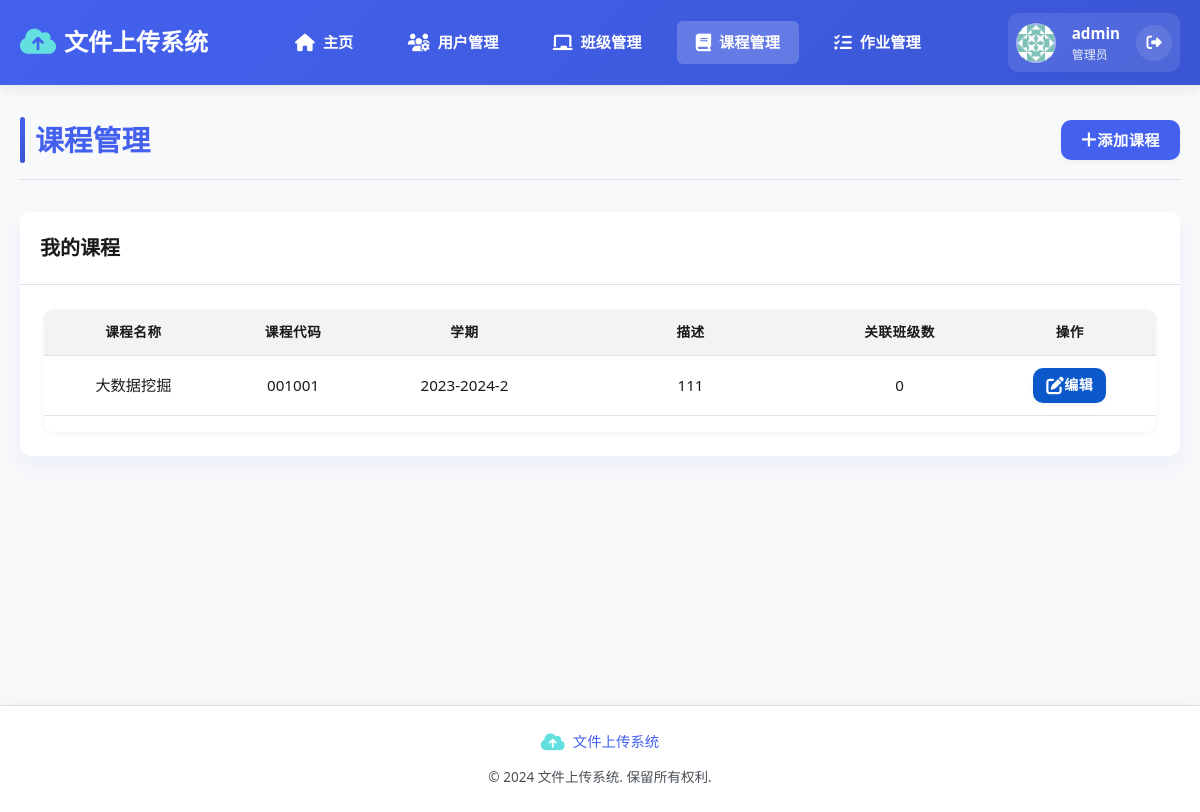
The page /courses (signed in) on the database as committed earlier.
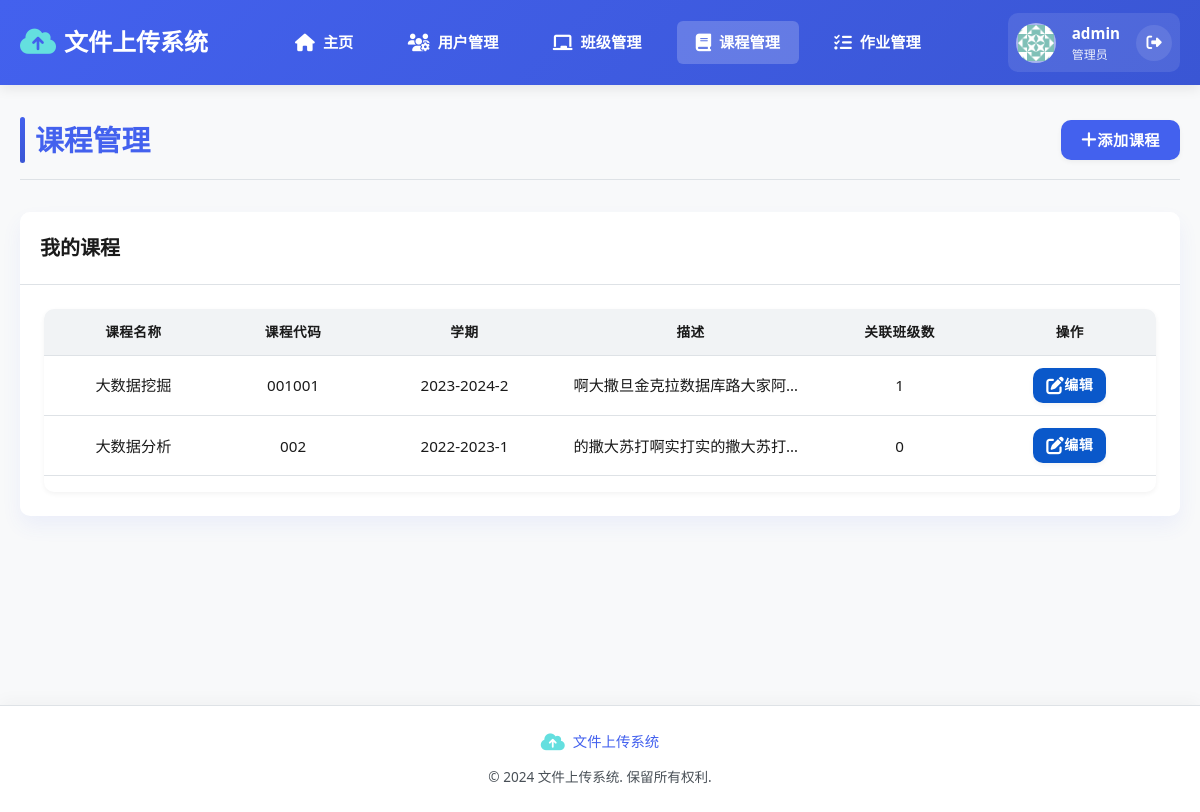
The same page on the database as committed later.
### app/models/models.py (models this page shows)
class Course(Base):
    __tablename__ = "courses"
    id = Column(Integer, primary_key=True, index=True)
    name = Column(String, index=True)
    code = Column(String, index=True)
    description = Column(String, nullable=True)
    semester = Column(String)
    teacher_id = Column(Integer, ForeignKey("users.id"))
    created_at = Column(DateTime, default=datetime.datetime.now)
    classes = relationship("Class", secondary=course_class_association, back_populates="courses")
    assignments = relationship("Assignment", back_populates="course")

### app/routers/courses.py (the view)
@router.get("/courses", response_class=HTMLResponse, name="courses")
async def list_courses(
    request: Request,
    current_user: User = Depends(teacher_required),
    db: Session = Depends(get_db)
):
    courses = db.query(Course).filter(Course.teacher_id == current_user.id).all()
    return templates.TemplateResponse(
        "courses.html",
        {"request": request, "user": current_user, "courses": courses}
    )

### templates/courses.html (shortened to what this page needs)
{% extends "layout.html" %}
{% block content %}
<div class="page-header">
    <h1>课程管理</h1>
    <a href="{{ url_for('create_course') }}" class="btn btn-primary"><i class="fas fa-plus"></i> 添加课程</a>
</div>
<div class="card">
    <div class="card-header">
        <h2>我的课程</h2>
    </div>
    <div class="card-body">
        {% if courses %}
        <div class="table-responsive">
            <table class="table">
                <thead>
                    <tr>
                        <th>课程名称</th>
                        <th>课程代码</th>
                        <th>学期</th>
                        <th>描述</th>
                        <th>关联班级数</th>
                        <th>操作</th>
                    </tr>
                </thead>
                <tbody>
                    {% for course in courses %}
                    <tr>
                        <td>{{ course.name }}</td>
                        <td>{{ course.code }}</td>
                        <td>{{ course.semester }}</td>
                        <td class="description-cell" data-description="{{ course.description or '无' }}" style="max-width: 250px; width: 250px;">{{ course.description or '无' }}</td>
                        <td>{{ course.classes|length }}</td>
                        <td>
                            <a href="{{ url_for('view_course', course_id=course.id) }}" class="btn btn-sm btn-info">
                                <i class="fas fa-edit"></i> 编辑
                            </a>
                        </td>
                    </tr>
                    {% endfor %}
                </tbody>
            </table>
        </div>
        {% else %}
        <div class="alert alert-info">
            您还没有创建任何课程。点击"添加课程"按钮创建您的第一个课程。
        </div>
        {% endif %}
    </div>
</div>
{% endblock %}

Rows that differ between the two databases and show on the page:
changed Course "大数据挖掘": description "111" → "啊大撒旦金克拉数据库路大家阿…"; classes|length "0" → "1"
added Course: name "大数据分析", code "002", semester "2022-2023-1", description "的撒大苏打啊实打实的撒大苏打…", classes|length "0"
